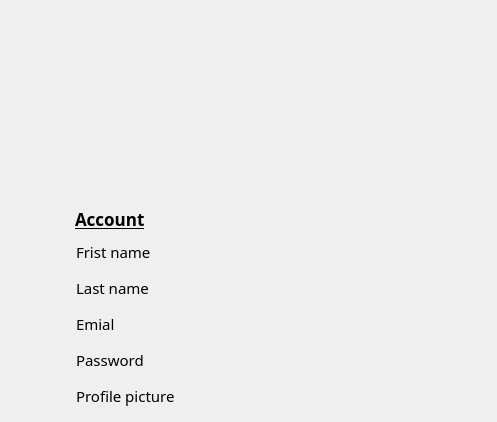
          <widget class="QWidget" name="account">
           <layout class="QGridLayout" name="gridLayout_5">
            <item row="2" column="1">
             <layout class="QVBoxLayout" name="verticalLayout_8">
              <item>
               <widget class="QLabel" name="label_4">
                <property name="sizePolicy">
                 <sizepolicy hsizetype="Fixed" vsizetype="Fixed">
                  <horstretch>0</horstretch>
                  <verstretch>0</verstretch>
                 </sizepolicy>
                </property>
                <property name="font">
                 <font>
                  <family>Bahnschrift SemiCondensed</family>
                  <pointsize>13</pointsize>
                  <weight>75</weight>
                  <bold>true</bold>
                  <underline>true</underline>
                  <kerning>false</kerning>
                 </font>
                </property>
                <property name="text">
                 <string>Account</string>
                </property>
               </widget>
              </item>
              <item>
               <widget class="QPushButton" name="btn_first_as">
                <property name="sizePolicy">
                 <sizepolicy hsizetype="Fixed" vsizetype="Fixed">
                  <horstretch>0</horstretch>
                  <verstretch>0</verstretch>
                 </sizepolicy>
                </property>
                <property name="font">
                 <font>
                  <family>Bahnschrift SemiCondensed</family>
                  <pointsize>11</pointsize>
                  <weight>50</weight>
                  <italic>false</italic>
                  <bold>false</bold>
                  <strikeout>false</strikeout>
                  <kerning>true</kerning>
                 </font>
                </property>
                <property name="layoutDirection">
                 <enum>Qt::LeftToRight</enum>
                </property>
                <property name="styleSheet">
                 <string notr="true">Text-align:left</string>
                </property>
                <property name="text">
                 <string>Frist name</string>
                </property>
                <property name="flat">
                 <bool>true</bool>
                </property>
               </widget>
              </item>
              <item>
               <widget class="QPushButton" name="btn_last_as">
                <property name="sizePolicy">
                 <sizepolicy hsizetype="Fixed" vsizetype="Fixed">
                  <horstretch>0</horstretch>
                  <verstretch>0</verstretch>
                 </sizepolicy>
                </property>
                <property name="font">
                 <font>
                  <family>Bahnschrift SemiCondensed</family>
                  <pointsize>11</pointsize>
                  <weight>50</weight>
                  <italic>false</italic>
                  <bold>false</bold>
                 </font>
                </property>
                <property name="styleSheet">
                 <string notr="true">Text-align:left</string>
                </property>
                <property name="text">
                 <string>Last name</string>
                </property>
                <property name="flat">
                 <bool>true</bool>
                </property>
               </widget>
              </item>
              <item>
               <widget class="QPushButton" name="btn_email_as">
                <property name="sizePolicy">
                 <sizepolicy hsizetype="Fixed" vsizetype="Fixed">
                  <horstretch>0</horstretch>
                  <verstretch>0</verstretch>
                 </sizepolicy>
                </property>
                <property name="font">
                 <font>
                  <family>Bahnschrift SemiCondensed</family>
                  <pointsize>11</pointsize>
                  <weight>50</weight>
                  <italic>false</italic>
                  <bold>false</bold>
                 </font>
                </property>
                <property name="styleSheet">
                 <string notr="true">Text-align:left</string>
                </property>
                <property name="text">
                 <string>Emial</string>
                </property>
                <property name="flat">
                 <bool>true</bool>
                </property>
               </widget>
              </item>
              <item>
               <widget class="QPushButton" name="btn_pass_as">
                <property name="sizePolicy">
                 <sizepolicy hsizetype="Fixed" vsizetype="Fixed">
                  <horstretch>0</horstretch>
                  <verstretch>0</verstretch>
                 </sizepolicy>
                </property>
                <property name="font">
                 <font>
                  <family>Bahnschrift SemiCondensed</family>
                  <pointsize>11</pointsize>
                  <weight>50</weight>
                  <italic>false</italic>
                  <bold>false</bold>
                 </font>
                </property>
                <property name="styleSheet">
                 <string notr="true">Text-align:left</string>
                </property>
                <property name="text">
                 <string>Password</string>
                </property>
                <property name="flat">
                 <bool>true</bool>
                </property>
               </widget>
              </item>
              <item>
               <widget class="QPushButton" name="btn_propic_as">
                <property name="sizePolicy">
                 <sizepolicy hsizetype="Fixed" vsizetype="Fixed">
                  <horstretch>0</horstretch>
                  <verstretch>0</verstretch>
                 </sizepolicy>
                </property>
                <property name="font">
                 <font>
                  <family>Bahnschrift SemiCondensed</family>
                  <pointsize>11</pointsize>
                  <weight>50</weight>
                  <italic>false</italic>
                  <bold>false</bold>
                 </font>
                </property>
                <property name="styleSheet">
                 <string notr="true">Text-align:left</string>
                </property>
                <property name="text">
                 <string>Profile picture</string>
                </property>
                <property name="flat">
                 <bool>true</bool>
                </property>
               </widget>
              </item>
             </layout>
            </item>
            <item row="2" column="2">
             <layout class="QHBoxLayout" name="horizontalLayout_2">
              <item>
               <layout class="QVBoxLayout" name="verticalLayout_6">
                <item>
                 <spacer name="horizontalSpacer_53">
                  <property name="orientation">
                   <enum>Qt::Horizontal</enum>
                  </property>
                  <property name="sizeHint" stdset="0">
                   <size>
                    <width>40</width>
                    <height>20</height>
                   </size>
                  </property>
                 </spacer>
                </item>
                <item>
                 <spacer name="horizontalSpacer_45">
                  <property name="orientation">
                   <enum>Qt::Horizontal</enum>
                  </property>
                  <property name="sizeHint" stdset="0">
                   <size>
                    <width>40</width>
                    <height>20</height>
                   </size>
                  </property>
                 </spacer>
                </item>
                <item>
                 <spacer name="horizontalSpacer_41">
                  <property name="orientation">
                   <enum>Qt::Horizontal</enum>
                  </property>
                  <property name="sizeType">
                   <enum>QSizePolicy::Expanding</enum>
                  </property>
                  <property name="sizeHint" stdset="0">
                   <size>
                    <width>18</width>
                    <height>20</height>
                   </size>
                  </property>
                 </spacer>
                </item>
                <item>
                 <spacer name="horizontalSpacer_42">
                  <property name="orientation">
                   <enum>Qt::Horizontal</enum>
                  </property>
                  <property name="sizeType">
                   <enum>QSizePolicy::Expanding</enum>
                  </property>
                  <property name="sizeHint" stdset="0">
                   <size>
                    <width>17</width>
                    <height>20</height>
                   </size>
                  </property>
                 </spacer>
                </item>
                <item>
                 <spacer name="horizontalSpacer_43">
                  <property name="orientation">
                   <enum>Qt::Horizontal</enum>
                  </property>
                  <property name="sizeType">
                   <enum>QSizePolicy::Expanding</enum>
                  </property>
                  <property name="sizeHint" stdset="0">
                   <size>
                    <width>17</width>
                    <height>20</height>
                   </size>
                  </property>
                 </spacer>
                </item>
                <item>
                 <spacer name="horizontalSpacer_44">
                  <property name="orientation">
                   <enum>Qt::Horizontal</enum>
                  </property>
                  <property name="sizeType">
                   <enum>QSizePolicy::Expanding</enum>
                  </property>
                  <property name="sizeHint" stdset="0">
                   <size>
                    <width>18</width>
                    <height>20</height>
                   </size>
                  </property>
                 </spacer>
                </item>
               </layout>
              </item>
              <item>
               <layout class="QVBoxLayout" name="verticalLayout_3">
                <item>
                 <spacer name="horizontalSpacer_34">
                  <property name="orientation">
                   <enum>Qt::Horizontal</enum>
                  </property>
                  <property name="sizeType">
                   <enum>QSizePolicy::Fixed</enum>
                  </property>
                  <property name="sizeHint" stdset="0">
                   <size>
                    <width>258</width>
                    <height>20</height>
                   </size>
                  </property>
                 </spacer>
                </item>
                <item>
                 <spacer name="horizontalSpacer_35">
                  <property name="orientation">
                   <enum>Qt::Horizontal</enum>
                  </property>
                  <property name="sizeType">
                   <enum>QSizePolicy::Fixed</enum>
                  </property>
                  <property name="sizeHint" stdset="0">
                   <size>
                    <width>258</width>
                    <height>20</height>
                   </size>
                  </property>
                 </spacer>
                </item>
                <item>
                 <spacer name="horizontalSpacer_36">
                  <property name="orientation">
                   <enum>Qt::Horizontal</enum>
                  </property>
                  <property name="sizeType">
                   <enum>QSizePolicy::Fixed</enum>
                  </property>
                  <property name="sizeHint" stdset="0">
                   <size>
                    <width>258</width>
                    <height>20</height>
                   </size>
                  </property>
                 </spacer>
                </item>
                <item>
                 <spacer name="horizontalSpacer_37">
                  <property name="orientation">
                   <enum>Qt::Horizontal</enum>
                  </property>
                  <property name="sizeType">
                   <enum>QSizePolicy::Fixed</enum>
                  </property>
                  <property name="sizeHint" stdset="0">
                   <size>
                    <width>258</width>
                    <height>20</height>
                   </size>
                  </property>
                 </spacer>
                </item>
                <item>
                 <spacer name="horizontalSpacer_38">
                  <property name="orientation">
                   <enum>Qt::Horizontal</enum>
                  </property>
                  <property name="sizeType">
                   <enum>QSizePolicy::Fixed</enum>
                  </property>
                  <property name="sizeHint" stdset="0">
                   <size>
                    <width>258</width>
                    <height>20</height>
                   </size>
                  </property>
                 </spacer>
                </item>
                <item>
                 <spacer name="horizontalSpacer_39">
                  <property name="orientation">
                   <enum>Qt::Horizontal</enum>
                  </property>
                  <property name="sizeType">
                   <enum>QSizePolicy::Fixed</enum>
                  </property>
                  <property name="sizeHint" stdset="0">
                   <size>
                    <width>258</width>
                    <height>20</height>
                   </size>
                  </property>
                 </spacer>
                </item>
               </layout>
              </item>
             </layout>
            </item>
            <item row="2" column="0">
             <layout class="QHBoxLayout" name="horizontalLayout">
              <item>
               <layout class="QVBoxLayout" name="verticalLayout_4">
                <item>
                 <spacer name="horizontalSpacer_28">
                  <property name="orientation">
                   <enum>Qt::Horizontal</enum>
                  </property>
                  <property name="sizeType">
                   <enum>QSizePolicy::Fixed</enum>
                  </property>
                  <property name="sizeHint" stdset="0">
                   <size>
                    <width>40</width>
                    <height>20</height>
                   </size>
                  </property>
                 </spacer>
                </item>
                <item>
                 <spacer name="horizontalSpacer_29">
                  <property name="orientation">
                   <enum>Qt::Horizontal</enum>
                  </property>
                  <property name="sizeType">
                   <enum>QSizePolicy::Fixed</enum>
                  </property>
                  <property name="sizeHint" stdset="0">
                   <size>
                    <width>40</width>
                    <height>20</height>
                   </size>
                  </property>
                 </spacer>
                </item>
                <item>
                 <spacer name="horizontalSpacer_30">
                  <property name="orientation">
                   <enum>Qt::Horizontal</enum>
                  </property>
                  <property name="sizeType">
                   <enum>QSizePolicy::Fixed</enum>
                  </property>
                  <property name="sizeHint" stdset="0">
                   <size>
                    <width>40</width>
                    <height>20</height>
                   </size>
                  </property>
                 </spacer>
                </item>
                <item>
                 <spacer name="horizontalSpacer_31">
                  <property name="orientation">
                   <enum>Qt::Horizontal</enum>
                  </property>
                  <property name="sizeType">
                   <enum>QSizePolicy::Fixed</enum>
                  </property>
                  <property name="sizeHint" stdset="0">
                   <size>
                    <width>40</width>
                    <height>20</height>
                   </size>
                  </property>
                 </spacer>
                </item>
                <item>
                 <spacer name="horizontalSpacer_32">
                  <property name="orientation">
                   <enum>Qt::Horizontal</enum>
                  </property>
                  <property name="sizeType">
                   <enum>QSizePolicy::Fixed</enum>
                  </property>
                  <property name="sizeHint" stdset="0">
                   <size>
                    <width>40</width>
                    <height>20</height>
                   </size>
                  </property>
                 </spacer>
                </item>
                <item>
                 <spacer name="horizontalSpacer_33">
                  <property name="orientation">
                   <enum>Qt::Horizontal</enum>
                  </property>
                  <property name="sizeType">
                   <enum>QSizePolicy::Fixed</enum>
                  </property>
                  <property name="sizeHint" stdset="0">
                   <size>
                    <width>40</width>
                    <height>20</height>
                   </size>
                  </property>
                 </spacer>
                </item>
               </layout>
              </item>
              <item>
               <layout class="QVBoxLayout" name="verticalLayout_5">
                <item>
                 <spacer name="horizontalSpacer_47">
                  <property name="orientation">
                   <enum>Qt::Horizontal</enum>
                  </property>
                  <property name="sizeType">
                   <enum>QSizePolicy::Fixed</enum>
                  </property>
                  <property name="sizeHint" stdset="0">
                   <size>
                    <width>18</width>
                    <height>20</height>
                   </size>
                  </property>
                 </spacer>
                </item>
                <item>
                 <spacer name="horizontalSpacer_48">
                  <property name="orientation">
                   <enum>Qt::Horizontal</enum>
                  </property>
                  <property name="sizeType">
                   <enum>QSizePolicy::Fixed</enum>
                  </property>
                  <property name="sizeHint" stdset="0">
                   <size>
                    <width>18</width>
                    <height>20</height>
                   </size>
                  </property>
                 </spacer>
                </item>
                <item>
                 <spacer name="horizontalSpacer_49">
                  <property name="orientation">
                   <enum>Qt::Horizontal</enum>
                  </property>
                  <property name="sizeType">
                   <enum>QSizePolicy::Fixed</enum>
                  </property>
                  <property name="sizeHint" stdset="0">
                   <size>
                    <width>18</width>
                    <height>20</height>
                   </size>
                  </property>
                 </spacer>
                </item>
                <item>
                 <spacer name="horizontalSpacer_50">
                  <property name="orientation">
                   <enum>Qt::Horizontal</enum>
                  </property>
                  <property name="sizeType">
                   <enum>QSizePolicy::Fixed</enum>
                  </property>
                  <property name="sizeHint" stdset="0">
                   <size>
                    <width>18</width>
                    <height>20</height>
                   </size>
                  </property>
                 </spacer>
                </item>
                <item>
                 <spacer name="horizontalSpacer_51">
                  <property name="orientation">
                   <enum>Qt::Horizontal</enum>
                  </property>
                  <property name="sizeType">
                   <enum>QSizePolicy::Fixed</enum>
                  </property>
                  <property name="sizeHint" stdset="0">
                   <size>
                    <width>18</width>
                    <height>20</height>
                   </size>
                  </property>
                 </spacer>
                </item>
                <item>
                 <spacer name="horizontalSpacer_52">
                  <property name="orientation">
                   <enum>Qt::Horizontal</enum>
                  </property>
                  <property name="sizeType">
                   <enum>QSizePolicy::Fixed</enum>
                  </property>
                  <property name="sizeHint" stdset="0">
                   <size>
                    <width>18</width>
                    <height>20</height>
                   </size>
                  </property>
                 </spacer>
                </item>
               </layout>
              </item>
             </layout>
            </item>
            <item row="1" column="0" colspan="3">
             <layout class="QVBoxLayout" name="verticalLayout_7">
              <item>
               <layout class="QHBoxLayout" name="horizontalLayout_5">
                <item>
                 <layout class="QHBoxLayout" name="horizontalLayout_3">
                  <item>
                   <spacer name="horizontalSpacer_46">
                    <property name="orientation">
                     <enum>Qt::Horizontal</enum>
                    </property>
                    <property name="sizeType">
                     <enum>QSizePolicy::Minimum</enum>
                    </property>
                    <property name="sizeHint" stdset="0">
                     <size>
                      <width>68</width>
                      <height>130</height>
                     </size>
                    </property>
                   </spacer>
                  </item>
                 </layout>
                </item>
                <item>
                 <layout class="QHBoxLayout" name="horizontalLayout_4">
                  <item>
                   <widget class="QLabel" name="l_propic_as">
                    <property name="sizePolicy">
                     <sizepolicy hsizetype="Fixed" vsizetype="Fixed">
                      <horstretch>0</horstretch>
                      <verstretch>0</verstretch>
                     </sizepolicy>
                    </property>
                    <property name="styleSheet">
                     <string notr="true"/>
                    </property>
                    <property name="frameShape">
                     <enum>QFrame::NoFrame</enum>
                    </property>
                    <property name="frameShadow">
                     <enum>QFrame::Raised</enum>
                    </property>
                    <property name="lineWidth">
                     <number>2</number>
                    </property>
                    <property name="text">
                     <string/>
                    </property>
                    <property name="textFormat">
                     <enum>Qt::RichText</enum>
                    </property>
                    <property name="pixmap">
                     <pixmap>../../../.designer/backup/propic2.png</pixmap>
                    </property>
                   </widget>
                  </item>
                  <item>
                   <spacer name="horizontalSpacer_27">
                    <property name="orientation">
                     <enum>Qt::Horizontal</enum>
                    </property>
                    <property name="sizeType">
                     <enum>QSizePolicy::Expanding</enum>
                    </property>
                    <property name="sizeHint" stdset="0">
                     <size>
                      <width>138</width>
                      <height>118</height>
                     </size>
                    </property>
                   </spacer>
                  </item>
                 </layout>
                </item>
               </layout>
              </item>
              <item>
               <spacer name="horizontalSpacer_40">
                <property name="orientation">
                 <enum>Qt::Horizontal</enum>
                </property>
                <property name="sizeType">
                 <enum>QSizePolicy::Fixed</enum>
                </property>
                <property name="sizeHint" stdset="0">
                 <size>
                  <width>418</width>
                  <height>20</height>
                 </size>
                </property>
               </spacer>
              </item>
             </layout>
            </item>
            <item row="0" column="0">
             <spacer name="verticalSpacer_14">
              <property name="orientation">
               <enum>Qt::Vertical</enum>
              </property>
              <property name="sizeHint" stdset="0">
               <size>
                <width>20</width>
                <height>40</height>
               </size>
              </property>
             </spacer>
            </item>
           </layout>
          </widget>
